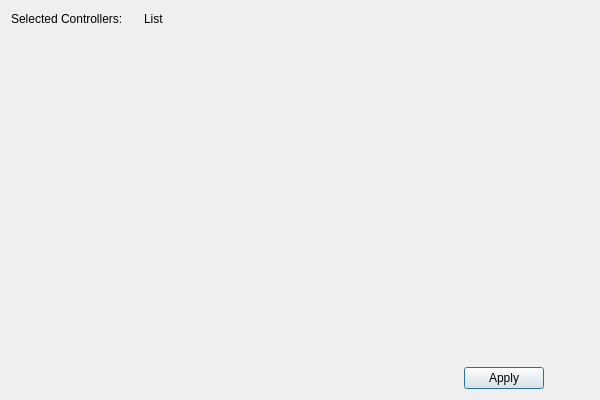
<?xml version="1.0" encoding="UTF-8"?>
<ui version="4.0">
 <class>ConfirmSelection</class>
 <widget class="QDialog" name="ConfirmSelection">
  <property name="geometry">
   <rect>
    <x>0</x>
    <y>0</y>
    <width>600</width>
    <height>400</height>
   </rect>
  </property>
  <property name="windowTitle">
   <string>Confirm Selection</string>
  </property>
  <property name="modal">
   <bool>true</bool>
  </property>
  <layout class="QVBoxLayout" name="verticalLayout" stretch="1,20,0">
   <item>
    <layout class="QHBoxLayout" name="horizontalLayout" stretch="2,7">
     <item>
      <widget class="QLabel" name="label">
       <property name="text">
        <string>Selected Controllers:</string>
       </property>
      </widget>
     </item>
     <item>
      <widget class="QLabel" name="selectedBackup">
       <property name="text">
        <string>List</string>
       </property>
      </widget>
     </item>
    </layout>
   </item>
   <item>
    <widget class="QWidget" name="controllerTable" native="true"/>
   </item>
   <item>
    <layout class="QHBoxLayout" name="horizontalLayout_2" stretch="10,1,1">
     <item>
      <spacer name="horizontalSpacer">
       <property name="orientation">
        <enum>Qt::Orientation::Horizontal</enum>
       </property>
       <property name="sizeHint" stdset="0">
        <size>
         <width>40</width>
         <height>20</height>
        </size>
       </property>
      </spacer>
     </item>
     <item>
      <widget class="QPushButton" name="requestApplyBtn">
       <property name="text">
        <string>Apply</string>
       </property>
      </widget>
     </item>
     <item>
      <spacer name="horizontalSpacer_2">
       <property name="orientation">
        <enum>Qt::Orientation::Horizontal</enum>
       </property>
       <property name="sizeHint" stdset="0">
        <size>
         <width>40</width>
         <height>20</height>
        </size>
       </property>
      </spacer>
     </item>
    </layout>
   </item>
  </layout>
 </widget>
 <resources/>
 <connections/>
</ui>
